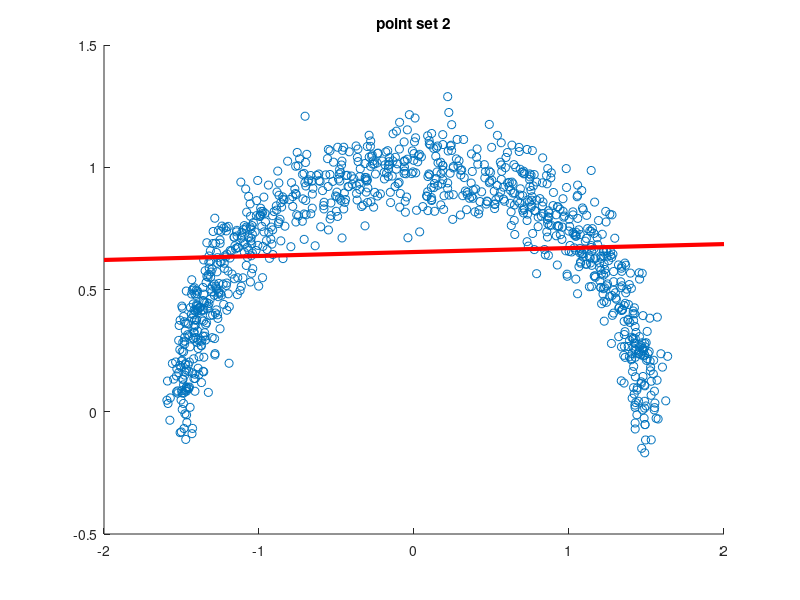

Recreate this plot in MATLAB. (Note: this script raises an error after producing the figure.)
%Q3(c)
% Load data and scatter plot
load points2D_Set2.mat
scatter(x,y)
hold on

% Finding Mean and subtracting from data
mx = sum(x)/size(x,1);
my = sum(y)/size(y,1);
x = x-mx;
y = y-my;

% Covariance matrix and eigen value decomposition
c = [x'*x , x'*y ; x'*y , y'*y] / size(x,1);
[V, d] = eig(c);
d = diag(d); %converrting the diagonal matrix into a vector

% Getting the direction of maximum variance
%(as there are only two eigen values we can use a simple if statement 
% instead of max or sort)
if d(1) > d(2)
    u =  V(:,1);
else
    u = V(:,2);
end

%Plotting the linear relationship
line(xlim, my+u(2)*(xlim-mx)/u(1) ,'LineWidth',3,'Color','red' );
title("point set 2");
hold off

%Normalised mean square error
disp("Normalised mean square error: " + ...
num2str(sum((y - u(2)*x/u(1)).^2)/(size(x,1)*my*my)))